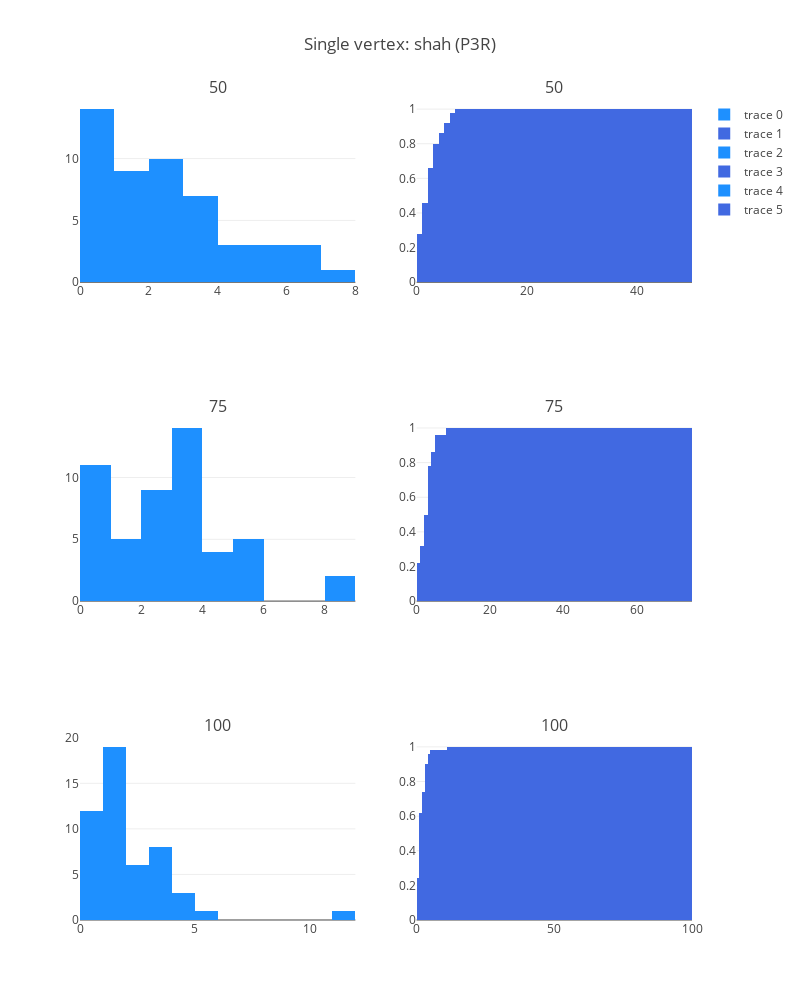

Notebook code cell kept with this figure:
### Code cell
fig['layout'].update(height=1000, width=800, title='Single vertex: shah (P3R)')
iplot(fig, filename='simple-subplot')

### Figure 1 — Plotly figure (JSON) as saved in the notebook; plotly's stock layout.template omitted (floating-point values rounded to 4 significant figures)
{"data": [{"marker": {"color": "dodgerblue"}, "type": "histogram", "x": [2, 6, 3, 3, 0, 3, 0, 0, 5, 1, 1, 1, 1, 5, 0, 5, 3, 0, 2, 0, 6, 4, 2, 0, 0, 3, 2, 3, 2, 0, 2, 2, 1, 1, 6, 1, 2, 2, 4, 3, 0, 0, 0, 7, 0, 4, 1, 1, 2, 0], "xaxis": "x1", "xbins": {"end": 50, "size": 1, "start": 0}, "yaxis": "y1"}, {"cumulative": {"enabled": true}, "histnorm": "probability", "marker": {"color": "royalblue"}, "type": "histogram", "x": [2, 6, 3, 3, 0, 3, 0, 0, 5, 1, 1, 1, 1, 5, 0, 5, 3, 0, 2, 0, 6, 4, 2, 0, 0, 3, 2, 3, 2, 0, 2, 2, 1, 1, 6, 1, 2, 2, 4, 3, 0, 0, 0, 7, 0, 4, 1, 1, 2, 0], "xaxis": "x2", "xbins": {"end": 50, "size": 1, "start": 0}, "yaxis": "y2"}, {"marker": {"color": "dodgerblue"}, "type": "histogram", "x": [0, 0, 3, 4, 2, 5, 4, 3, 2, 3, 0, 0, 0, 1, 1, 5, 5, 0, 8, 3, 1, 2, 0, 4, 2, 2, 0, 2, 8, 3, 3, 1, 3, 4, 3, 5, 2, 5, 2, 3, 0, 3, 2, 1, 3, 3, 0, 3, 3, 0], "xaxis": "x3", "xbins": {"end": 75, "size": 1, "start": 0}, "yaxis": "y3"}, {"cumulative": {"enabled": true}, "histnorm": "probability", "marker": {"color": "royalblue"}, "type": "histogram", "x": [0, 0, 3, 4, 2, 5, 4, 3, 2, 3, 0, 0, 0, 1, 1, 5, 5, 0, 8, 3, 1, 2, 0, 4, 2, 2, 0, 2, 8, 3, 3, 1, 3, 4, 3, 5, 2, 5, 2, 3, 0, 3, 2, 1, 3, 3, 0, 3, 3, 0], "xaxis": "x4", "xbins": {"end": 75, "size": 1, "start": 0}, "yaxis": "y4"}, {"marker": {"color": "dodgerblue"}, "type": "histogram", "x": [2, 0, 11, 1, 0, 1, 3, 1, 0, 0, 1, 2, 1, 0, 1, 1, 1, 3, 2, 4, 1, 0, 1, 0, 4, 2, 3, 1, 1, 3, 2, 4, 2, 1, 1, 0, 0, 3, 0, 1, 0, 3, 1, 5, 1, 1, 0, 3, 1, 3], "xaxis": "x5", "xbins": {"end": 100, "size": 1, "start": 0}, "yaxis": "y5"}, {"cumulative": {"enabled": true}, "histnorm": "probability", "marker": {"color": "royalblue"}, "type": "histogram", "x": [2, 0, 11, 1, 0, 1, 3, 1, 0, 0, 1, 2, 1, 0, 1, 1, 1, 3, 2, 4, 1, 0, 1, 0, 4, 2, 3, 1, 1, 3, 2, 4, 2, 1, 1, 0, 0, 3, 0, 1, 0, 3, 1, 5, 1, 1, 0, 3, 1, 3], "xaxis": "x6", "xbins": {"end": 100, "size": 1, "start": 0}, "yaxis": "y6"}], "layout": {"annotations": [{"font": {"size": 16}, "showarrow": false, "text": "50", "x": 0.225, "xanchor": "center", "xref": "paper", "y": 1, "yanchor": "bottom", "yref": "paper"}, {"font": {"size": 16}, "showarrow": false, "text": "50", "x": 0.775, "xanchor": "center", "xref": "paper", "y": 1, "yanchor": "bottom", "yref": "paper"}, {"font": {"size": 16}, "showarrow": false, "text": "75", "x": 0.225, "xanchor": "center", "xref": "paper", "y": 0.6111, "yanchor": "bottom", "yref": "paper"}, {"font": {"size": 16}, "showarrow": false, "text": "75", "x": 0.775, "xanchor": "center", "xref": "paper", "y": 0.6111, "yanchor": "bottom", "yref": "paper"}, {"font": {"size": 16}, "showarrow": false, "text": "100", "x": 0.225, "xanchor": "center", "xref": "paper", "y": 0.2222, "yanchor": "bottom", "yref": "paper"}, {"font": {"size": 16}, "showarrow": false, "text": "100", "x": 0.775, "xanchor": "center", "xref": "paper", "y": 0.2222, "yanchor": "bottom", "yref": "paper"}], "height": 1000, "title": "Single vertex: shah (P3R)", "width": 800, "xaxis1": {"anchor": "y1", "domain": [0, 0.45]}, "xaxis2": {"anchor": "y2", "domain": [0.55, 1]}, "xaxis3": {"anchor": "y3", "domain": [0, 0.45]}, "xaxis4": {"anchor": "y4", "domain": [0.55, 1]}, "xaxis5": {"anchor": "y5", "domain": [0, 0.45]}, "xaxis6": {"anchor": "y6", "domain": [0.55, 1]}, "yaxis1": {"anchor": "x1", "domain": [0.7778, 1]}, "yaxis2": {"anchor": "x2", "domain": [0.7778, 1]}, "yaxis3": {"anchor": "x3", "domain": [0.3889, 0.6111]}, "yaxis4": {"anchor": "x4", "domain": [0.3889, 0.6111]}, "yaxis5": {"anchor": "x5", "domain": [0, 0.2222]}, "yaxis6": {"anchor": "x6", "domain": [0, 0.2222]}}}
